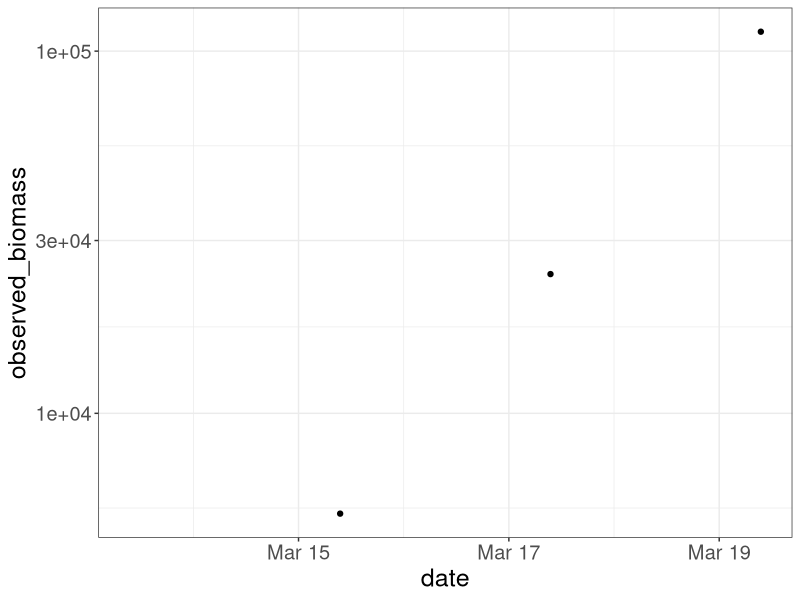
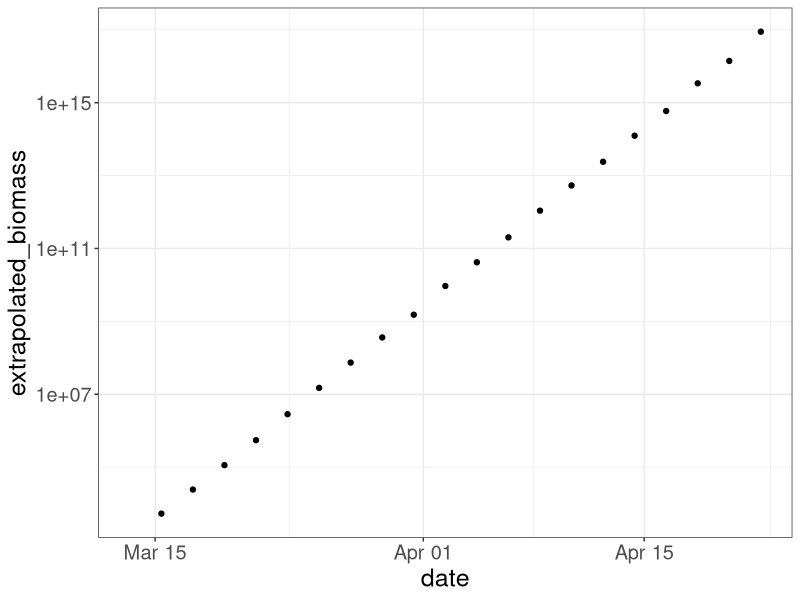
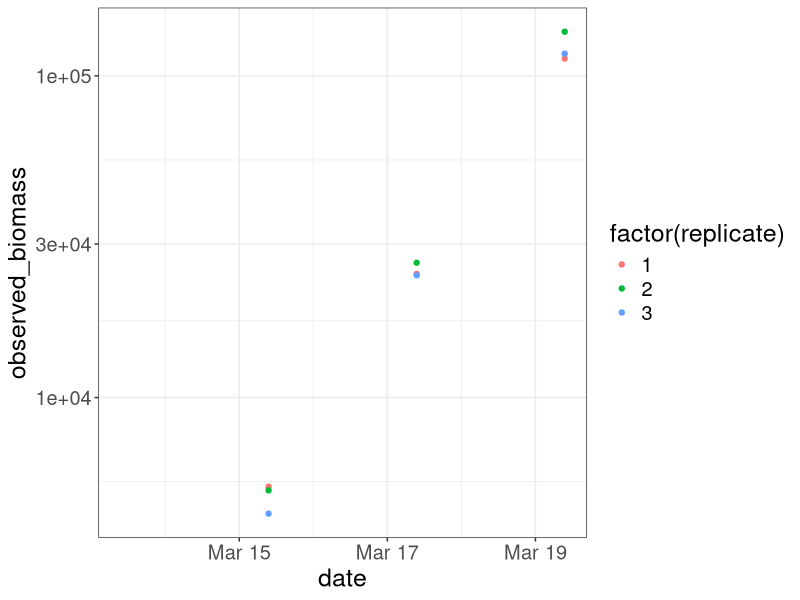

Here is the R script that generated these plots, in order:
## ---- chunk 1
knitr::opts_chunk$set(echo = TRUE)
library(tidyverse)
library(lubridate)
library(broom)
# library(performance)
# library(see)
my_theme = theme_bw() + theme(text = element_text(size = 18))
## ---- chunk 2
set.seed(1) # to make the results reproducible
n_replicates <- 3
biomass_0 <- 1000 # mean biomass at starting time of batch culture
biomass_prop_s <- 0.075 # standard deviation of counts as proportion of true value
record_dilution <- TRUE 
growth_rate <- 0.8
start_date <- ymd_hms("2021-03-13 09:30:00")
days_between_counts <- 2
dilute_at <- 30000 # target biomass to dilute cultures
n_counts <- 20 # number of samples to collect in the experiment
## ---- chunk 3
counts <- tibble( experiment = "A", 
                  date = rep(start_date, n_replicates),
                  batch = 1,
                  replicate = 1:n_replicates,
                  true_biomass = biomass_0 * rnorm(n_replicates, 1, biomass_prop_s),
                  dilution = NA,
                  observed_biomass = NA
                  )
## ---- chunk 4
for (i in 1:n_counts) {
  last_obs <- counts %>% slice_tail(n = n_replicates)
  new_obs <- last_obs %>% mutate( date = date + days_between_counts*86400 - 15*60*(!is.na(dilution)),
                                dilution = NA,
                                true_biomass = true_biomass * exp(growth_rate*days_between_counts),
                                observed_biomass = true_biomass * rnorm(n_replicates, 1, biomass_prop_s)
  )
  counts <- bind_rows(counts, new_obs)
  dilute <- max(new_obs$observed_biomass) > dilute_at
  if (dilute) {
    dilute_data <- new_obs %>% 
      mutate(date = date + 15*60,
             batch = batch + 1,
             dilution = biomass_0/observed_biomass,
             true_biomass = true_biomass * dilution,
             observed_biomass = NA)
    counts <- bind_rows(counts, dilute_data)
  }
}
## ---- chunk 5
counts <- counts %>% mutate(time_d = as.numeric(date - min(date))/86400) %>%
  replace_na(list(dilution=1)) %>%
  group_by(replicate) %>%
  mutate(extrapolated_biomass =  observed_biomass / cumprod(dilution) ) %>%
  ungroup()
## ---- chunk 6
counts %>% filter(batch == 1, replicate == 1) -> ss1
ss1 %>%
  ggplot(aes(date, observed_biomass)) + geom_point() +
  scale_y_log10() + my_theme
## ---- chunk 7
ss1 %>% filter(!is.na(observed_biomass)) %>%
  mutate(growth_rate = log(observed_biomass / lag(observed_biomass))/(time_d - lag(time_d))) %>%
  select(date, time_d, growth_rate)
## ---- chunk 8
ss1 %>% lm(log(observed_biomass) ~ time_d, data = .) %>% 
  tidy(conf.int = TRUE)
## ---- chunk 9
counts %>% filter(replicate == 1) -> ss2
ss2 %>%
  ggplot(aes(date, extrapolated_biomass)) + geom_point() +
  scale_y_log10() + my_theme
## ---- chunk 10
ss2 %>% filter(!is.na(extrapolated_biomass)) %>%
  mutate(growth_rate = log(extrapolated_biomass / lag(extrapolated_biomass))/(time_d - lag(time_d))) %>%
  select(date, time_d, growth_rate)
## ---- chunk 11
ss2 %>% lm(log(extrapolated_biomass) ~ time_d, data = .) -> m2
m2 %>% 
  tidy(conf.int = TRUE)
## ---- chunk 12
counts %>% filter(batch == 1) -> ss3
ss3 %>%
  ggplot(aes(date, observed_biomass,
             color = factor(replicate))) + geom_point() +
  scale_y_log10() + my_theme
## ---- chunk 13
ss3 %>% filter(!is.na(observed_biomass)) %>%
  group_by(date, time_d) %>%
  summarize(observed_biomass = mean(observed_biomass)) %>%
  ungroup() %>%
  mutate(growth_rate = log(observed_biomass / lag(observed_biomass))/(time_d - lag(time_d))) %>%
  select(date, time_d, growth_rate)
## ---- chunk 14
ss3 %>% lm(log(observed_biomass) ~ time_d + factor(replicate), data = .) %>% 
  tidy(conf.int = TRUE)
## ---- chunk 15
counts %>% lm(log(extrapolated_biomass) ~ time_d + factor(replicate), data = .) %>% 
  tidy(conf.int = TRUE)
